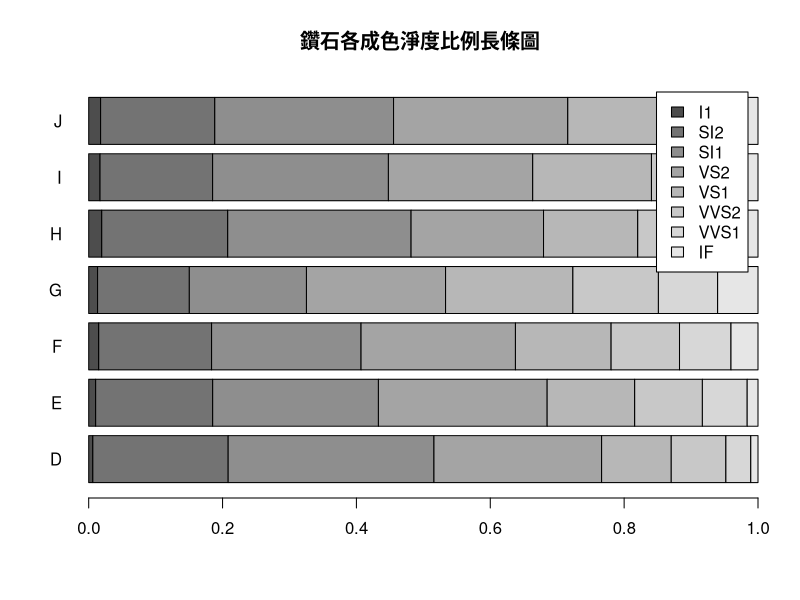

This chart was generated by the following R code:
library(ggplot2)
LVofDiamond <- table(diamonds$clarity, diamonds$color)
PRofDMLV <- prop.table(LVofDiamond, 2)
par(xpd=TRUE)
barplot(PRofDMLV, main="鑽石各成色淨度比例長條圖", horiz=TRUE, las=1, legend=TRUE)
#想問：(1)要怎麼讓圖例不要擋到圖？(2)怎麼把數值標上去？